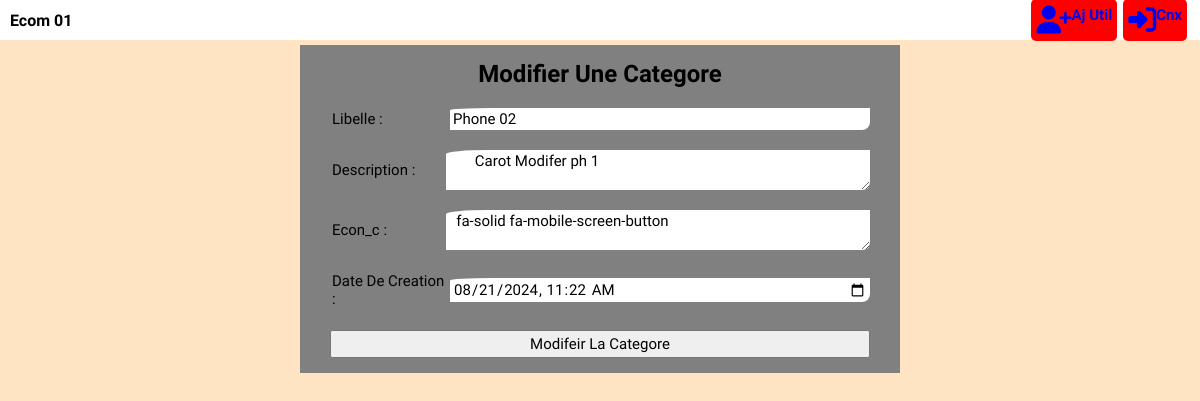
/modif_cat.php?id=1, run on the app's committed database.
### tables this page shows
CREATE TABLE `ec_catg` (
  `id_cg` int(11) NOT NULL,
  `libelle` varchar(255) DEFAULT NULL,
  `descrip` varchar(255) DEFAULT NULL,
  `date_crate_c` datetime DEFAULT NULL,
  `econ_c` varchar(200) DEFAULT NULL
);

### modif_cat.php (the view, shortened to what this page needs)
<?php
$id=$_GET["id"];
if (isset($_GET["id"])) {
 require_once("databaseEcom.php");
$sql= $pdo->prepare("SELECT * FROM `ec_catg` WHERE  `id_cg` = ? ");
$sql->execute([$id])  ;
$sql=$sql->fetch(PDO::FETCH_OBJ);
$libl=$sql->libelle;
$desc=$sql->descrip;
$date_cr=$sql->date_crate_c;
$econ_c=$sql->econ_c;
?>
<?php
    }
    else   {
?>
<div class="label-info  ">
    Probleme Dans la Base de donnees !!!
</div>
<?php
    }
    ?>
<!DOCTYPE html>
<html lang="en">
<head>
    <link rel="stylesheet" href="css/style.css">
</head>
<body>
    <?php include_once("nav.php")   ?>
    <div class="container-global cont-categ">
        <h2>Modifier Une Categore
        </h2>
        <form action="" method="post" class="form-categ">
            <div class="libell">
                <label for="Libelle">Libelle : </label>
                <input type="text" name="Libelle" value="<?= $libl ;?>">
            </div>
            <div class="libell">
                <label for="description">Description : </label>
                <textarea name="description" > <?= $desc ;?></textarea>
            </div>
            <div class="libell">
                <label for="econ_c">Econ_c : </label>
                <textarea name="econ_c" > <?= $econ_c ;?></textarea>
            </div>
            <div class="libell">
                <label for="date_creat">Date De Creation : </label>
                <input type="datetime-local"  min="2020-01-01T12:00"  max="2028-01-01T12:00" name="date_creat"
                 value="<?php echo date_format(date_create($date_cr),'Y-m-d H:i') ;?>">
            </div>
            <button type="submit"   name="send_modif">Modifeir La Categore</button>
        </form>
    </div>
</body>
</html>

### CSS/style.css (style rules this page uses)
* { margin: 0; padding: 0; box-sizing: border-box; list-style: none; font-family: "Playwrite IT Moderna", cursive; font-size: 15px; }
body { background-color: bisque; }
textarea, input { border: none; outline: none; border-radius: 10% 0px 8px 0px; padding: 2px 3px; }
.container-global { padding: 5px; margin: 10px auto; }
.cont-categ { padding: 15px 30px; background-color: gray; margin: 5px auto; max-width: 600px; min-width: 300px; }
* { z-index: 5; }

### data on the page
ec_catg: Libelle "Phone 02", description "Carot Modifer ph 1", econ_c "fa-solid fa-mobile-screen-button", date_creat "08/21/2024 11:22"
